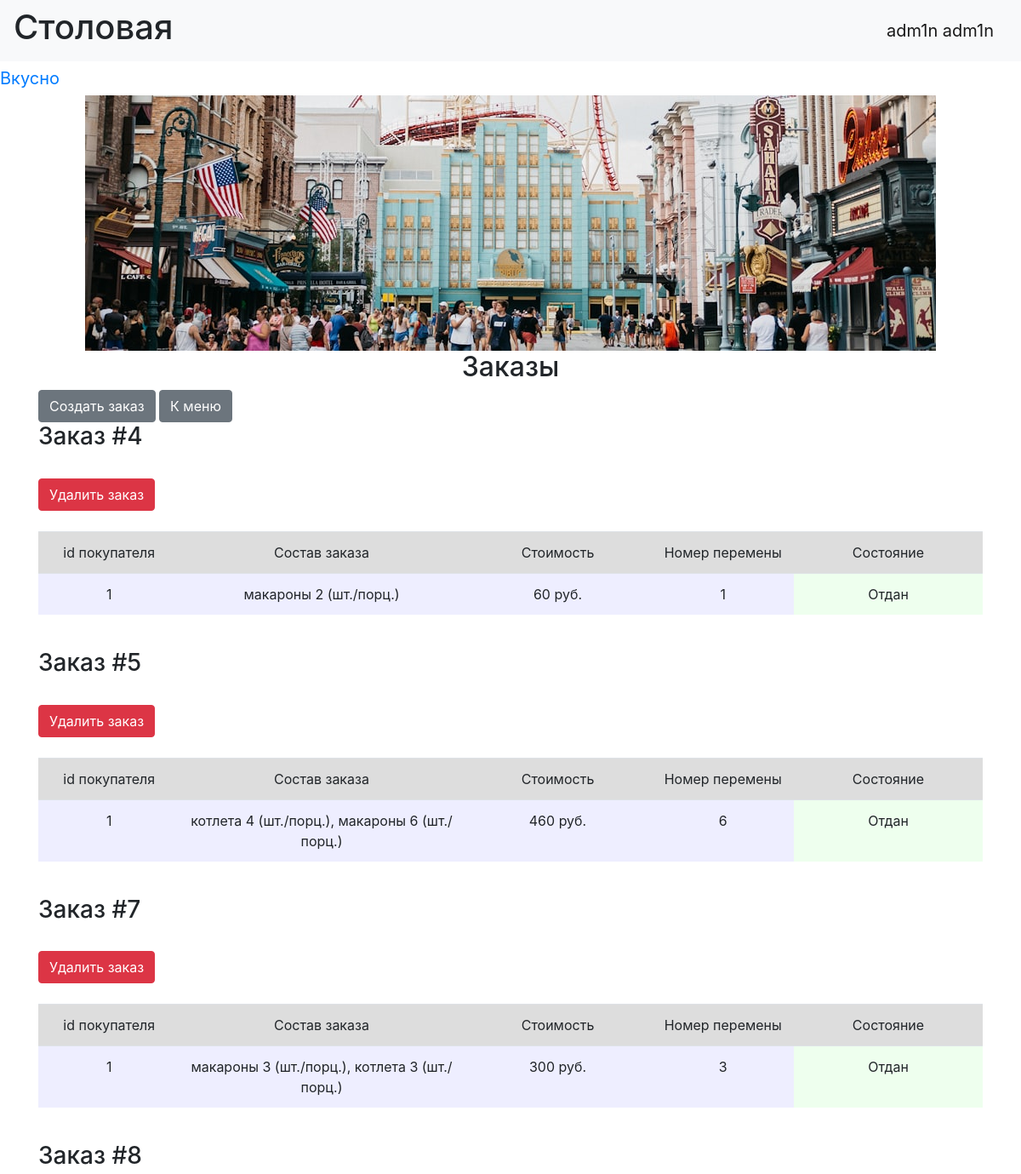
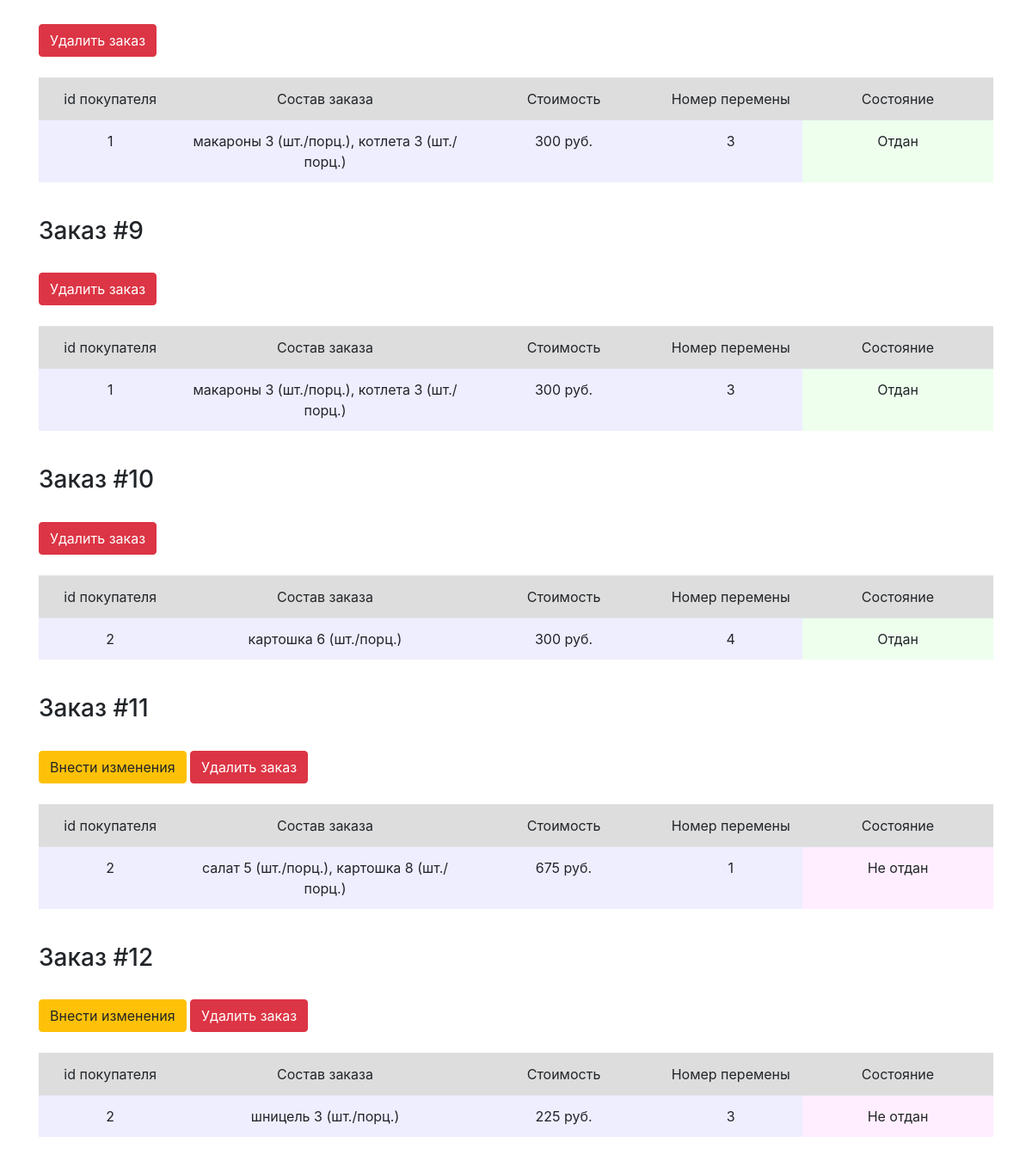
Page /index (signed in) on the committed database (2 pictures, top to bottom).
### data/users.py (models this page shows, shortened)
class User(SqlAlchemyBase, UserMixin, SerializerMixin):
    __tablename__ = 'users'
    id = sqlalchemy.Column(sqlalchemy.Integer, primary_key=True, autoincrement=True)
    name = sqlalchemy.Column(sqlalchemy.String)
    surname = sqlalchemy.Column(sqlalchemy.String)
    grade = sqlalchemy.Column(sqlalchemy.String)
    password = sqlalchemy.Column(sqlalchemy.String)
    admin = sqlalchemy.Column(sqlalchemy.Boolean, nullable=False, default=False)

### data/orders.py (models this page shows)
class PersonalOrder(SqlAlchemyBase, UserMixin, SerializerMixin):
    __tablename__ = 'orders'
    id = sqlalchemy.Column(sqlalchemy.Integer, primary_key=True, autoincrement=True)
    person = sqlalchemy.Column(sqlalchemy.Integer, sqlalchemy.ForeignKey("users.id"))
    meal = sqlalchemy.Column(sqlalchemy.String)
    pause = sqlalchemy.Column(sqlalchemy.Integer)  #номер перемены
    status = sqlalchemy.Column(sqlalchemy.Boolean, default=False)

### main.py (the view)
@application.route("/")
@application.route("/index")
def index():
    db_sess = db_session.create_session()
    data = [order for order in db_sess.query(PersonalOrder).all()]
    orders = []
    for elem in data:
        summ = 0
        meal_count = {}
        for name_count in elem.meal.split(', '):
            meal_count[name_count.split('-')[0]] = int(name_count.split('-')[1])
            summ += prices[name_count.split('-')[0]] * int(name_count.split('-')[1])
        orders.append([elem.id, elem.person, ', \n'.join([f'{x} {y} (шт./порц.)' for x, y in meal_count.items()]),
                       summ, elem.pause, elem.status])
    return render_template("index.html", orders=orders, title='Заказы')

### data/db_session.py (called while the page is built)
def create_session() -> Session:
    global __factory
    return __factory()

### main.py (called while the page is built)
@login_manager.user_loader
def load_user(user_id):
    db_sess = db_session.create_session()
    return db_sess.get(User, user_id)

### templates/index.html (shortened to what this page needs)
{% extends "base.html" %}
{% block content %}
<h2 align="center">{{title}}</h2>
{% if current_user.is_authenticated %}
    <a href="add_order" class="btn btn-secondary">Создать заказ</a>
    <a href="show_menu" class="btn btn-secondary">К меню</a>
    <br>
{% endif %}
{% for order in orders %}
<h3>Заказ #{{ order[0] }}</h3>
<br>{% if current_user.admin %}
<div>
    {% if not order[5] %}
        <a href="/orders/{{ order[0] }}" class="btn btn-warning">Внести изменения</a>
    {% endif %}
    <a href="/delete_order/{{ order[0] }}" class="btn btn-danger">Удалить заказ</a>
</div>
<br>
{% endif %}
<div class="table_container">
    <table class="table">
        <tr class="my_row">
            <td class="title" width="150px" bgcolor="#dddddd" align="center">id покупателя</td>
            <td class="title" width="300px" bgcolor="#dddddd" align="center">Состав заказа</td>
            <td class="title" width="200px" bgcolor="#dddddd" align="center">Стоимость</td>
            <td class="title" width="150px" bgcolor="#dddddd" align="center">Номер перемены</td>
            <td class="title" width="200px" bgcolor="#dddddd" align="center">Состояние</td>
        </tr>
        <tr class="my_row">
            <td class="ordinary" bgcolor="#eeeeff" align="center">{{ order[1] }}</td>
            <td class="ordinary" bgcolor="#eeeeff" align="center">{{ order[2] }}</td>
            <td class="ordinary" bgcolor="#eeeeff" align="center">{{ order[3] }} руб.</td>
            <td class="ordinary" bgcolor="#eeeeff" align="center">{{ order[4] }}</td>
            {% if order[5] %}
            <td class="ordinary" bgcolor="#eeffee" align="center">Отдан</td>
            {% else %}
            <td class="ordinary" bgcolor="#ffeeff" align="center">Не отдан</td>
            {% endif %}
        </tr>
    </table>
</div>
<br>
{% endfor %}
{% endblock %}

### templates/base.html (shortened to what this page needs)
<!DOCTYPE html>
<html lang="en">
<head>
    <link rel="stylesheet" href="https://stackpath.bootstrapcdn.com/bootstrap/4.4.1/css/bootstrap.min.css"
>
    <link rel="stylesheet" href="../static/css/style.css">
</head>
  <body>
    <header>
      <nav class="navbar navbar-light bg-light">
          <h1>Столовая</h1>
          {% if current_user.is_authenticated %}
            <a class="navbar-brand" href="/logout">{{ current_user.name }} {{ current_user.surname }}</a>
          {% else %}
            <a class="btn btn-primary " href="/register_user">Зарегистрировать ученика</a>
            <a class="btn btn-primary " href="/register_admin">Зарегистрировать админа</a>
            <a class="btn btn-success" href="/login">Войти</a>
          {% endif %}
      </nav>
        <a class="navbar-brand" href="#">Вкусно</a>
    </header>
    <center>
        <img src="../static/img/photo.jpg">
    </center>
    <main role="main" class="container">
        <link rel="stylesheet" href="../static/img/photo.jpg">
        {% block content %}{% endblock %}
    </main>
  </body>
</html>

### rows in the picture
User: name "adm1n", surname "adm1n"
PersonalOrder: id "5", order "1", order "котлета 4 (шт./порц.), макароны 6 (шт./порц.)", order "460", pause "6", shows "Отдан"
PersonalOrder: id "7", order "1", order "макароны 3 (шт./порц.), котлета 3 (шт./порц.)", order "300", pause "3", shows "Отдан"
PersonalOrder: id "8", order "1", order "макароны 3 (шт./порц.), котлета 3 (шт./порц.)", order "300", pause "3", shows "Отдан"
PersonalOrder: id "9", order "1", order "макароны 3 (шт./порц.), котлета 3 (шт./порц.)", order "300", pause "3", shows "Отдан"
PersonalOrder: id "10", person "2", order "картошка 6 (шт./порц.)", order "300", pause "4", shows "Отдан"
PersonalOrder: id "11", person "2", order "салат 5 (шт./порц.), картошка 8 (шт./порц.)", order "675", pause "1", shows "Не отдан"
PersonalOrder: id "12", person "2", order "шницель 3 (шт./порц.)", order "225", pause "3", shows "Не отдан"

### other values in the picture
{{ title }} "Заказы"
{{ order[0] }} "4"
{{ order[1] }} "1"
{{ order[2] }} "макароны 2 (шт./порц.)"
{{ order[3] }} "60"
{{ order[4] }} "1"
